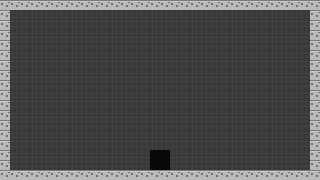

A level layout from a 2D game, rendered from its tile map. Below: a short description, then the map file with its tile-grid data intact:
An orthogonal 32x18 tile map with 10x10 px tiles, 3 tile layers (background, transparent, collision) and 1 object (door).

<map version="1.2" tiledversion="1.2.4" orientation="orthogonal" renderorder="right-down" width="32" height="18" tilewidth="10" tileheight="10" infinite="0" nextlayerid="10" nextobjectid="26">
 <tileset firstgid="1" name="tiles" tilewidth="10" tileheight="10" spacing="2" margin="2" tilecount="64" columns="8">
  <image source="tiles.png" width="100" height="100" />
 </tileset>
 <layer id="7" name="background" width="32" height="18">
  <properties>
   <property name="noCollision" value="" />
  </properties>
  <data encoding="csv">
33,34,33,34,33,34,33,34,33,34,33,34,33,34,33,34,33,34,33,34,33,34,33,34,33,34,33,34,33,34,33,34,
41,42,41,42,41,42,41,42,41,42,41,42,41,42,41,42,41,42,41,42,41,42,41,42,41,42,41,42,41,42,41,42,
33,34,33,34,33,34,33,34,33,34,33,34,33,34,33,34,33,34,33,34,33,34,33,34,33,34,33,34,33,34,33,34,
41,42,41,42,41,42,41,42,41,42,41,42,41,42,41,42,41,42,41,42,41,42,41,42,41,42,41,42,41,42,41,42,
33,34,33,34,33,34,33,34,33,34,33,34,33,34,33,34,33,34,33,34,33,34,33,34,33,34,33,34,33,34,33,34,
41,42,41,42,41,42,41,42,41,42,41,42,41,42,41,42,41,42,41,42,41,42,41,42,41,42,41,42,41,42,41,42,
33,34,33,34,33,34,33,34,33,34,33,34,33,34,33,34,33,34,33,34,33,34,33,34,33,34,33,34,33,34,33,34,
41,42,41,42,41,42,41,42,41,42,41,42,41,42,41,42,41,42,41,42,41,42,41,42,41,42,41,42,41,42,41,42,
33,34,33,34,33,34,33,34,33,34,33,34,33,34,33,34,33,34,33,34,33,34,33,34,33,34,33,34,33,34,33,34,
41,42,41,42,41,42,41,42,41,42,41,42,41,42,41,42,41,42,41,42,41,42,41,42,41,42,41,42,41,42,41,42,
33,34,33,34,33,34,33,34,33,34,33,34,33,34,33,34,33,34,33,34,33,34,33,34,33,34,33,34,33,34,33,34,
41,42,41,42,41,42,41,42,41,42,41,42,41,42,41,42,41,42,41,42,41,42,41,42,41,42,41,42,41,42,41,42,
33,34,33,34,33,34,33,34,33,34,33,34,33,34,33,34,33,34,33,34,33,34,33,34,33,34,33,34,33,34,33,34,
41,42,41,42,41,42,41,42,41,42,41,42,41,42,41,42,41,42,41,42,41,42,41,42,41,42,41,42,41,42,41,42,
33,34,33,34,33,34,33,34,33,34,33,34,33,34,33,34,33,34,33,34,33,34,33,34,33,34,33,34,33,34,33,34,
41,42,41,42,41,42,41,42,41,42,41,42,41,42,41,19,19,42,41,42,41,42,41,42,41,42,41,42,41,42,41,42,
33,34,33,34,33,34,33,34,33,34,33,34,33,34,33,19,19,34,33,34,33,34,33,34,33,34,33,34,33,34,33,34,
41,42,41,42,41,42,41,42,41,42,41,42,41,42,41,42,41,42,41,42,41,42,41,42,41,42,41,42,41,42,41,42
</data>
 </layer>
 <layer id="8" name="transparent" width="32" height="18">
  <properties>
   <property name="noCollision" value="" />
  </properties>
  <data encoding="csv">
0,0,0,0,0,0,0,0,0,0,0,0,0,0,0,0,0,0,0,0,0,0,0,0,0,0,0,0,0,0,0,0,
0,0,0,0,0,0,0,0,0,0,0,0,0,0,0,0,0,0,0,0,0,0,0,0,0,0,0,0,0,0,0,0,
0,0,0,0,0,0,0,0,0,0,0,0,0,0,0,0,0,0,0,0,0,0,0,0,0,0,0,0,0,0,0,0,
0,0,0,0,0,0,0,0,0,0,0,0,0,0,0,0,0,0,0,0,0,0,0,0,0,0,0,0,0,0,0,0,
0,0,0,0,0,0,0,0,0,0,0,0,0,0,0,0,0,0,0,0,0,0,0,0,0,0,0,0,0,0,0,0,
0,0,0,0,0,0,0,0,0,0,0,0,0,0,0,0,0,0,0,0,0,0,0,0,0,0,0,0,0,0,0,0,
0,0,0,0,0,0,0,0,0,0,0,0,0,0,0,0,0,0,0,0,0,0,0,0,0,0,0,0,0,0,0,0,
0,0,0,0,0,0,0,0,0,0,0,0,0,0,0,0,0,0,0,0,0,0,0,0,0,0,0,0,0,0,0,0,
0,0,0,0,0,0,0,0,0,0,0,0,0,0,0,0,0,0,0,0,0,0,0,0,0,0,0,0,0,0,0,0,
0,0,0,0,0,0,0,0,0,0,0,0,0,0,0,0,0,0,0,0,0,0,0,0,0,0,0,0,0,0,0,0,
0,0,0,0,0,0,0,0,0,0,0,0,0,0,0,0,0,0,0,0,0,0,0,0,0,0,0,0,0,0,0,0,
0,0,0,0,0,0,0,0,0,0,0,0,0,0,0,0,0,0,0,0,0,0,0,0,0,0,0,0,0,0,0,0,
0,0,0,0,0,0,0,0,0,0,0,0,0,0,0,0,0,0,0,0,0,0,0,0,0,0,0,0,0,0,0,0,
0,0,0,0,0,0,0,0,0,0,0,0,0,0,0,0,0,0,0,0,0,0,0,0,0,0,0,0,0,0,0,0,
0,0,0,0,0,0,0,0,0,0,0,0,0,0,0,0,0,0,0,0,0,0,0,0,0,0,0,0,0,0,0,0,
0,0,0,0,0,0,0,0,0,0,0,0,0,0,0,0,0,0,0,0,0,0,0,0,0,0,0,0,0,0,0,0,
0,0,0,0,0,0,0,0,0,0,0,0,0,0,0,0,0,0,0,0,0,0,0,0,0,0,0,0,0,0,0,0,
0,0,0,0,0,0,0,0,0,0,0,0,0,0,0,0,0,0,0,0,0,0,0,0,0,0,0,0,0,0,0,0
</data>
 </layer>
 <layer id="9" name="collision" width="32" height="18">
  <data encoding="csv">
2,2,2,2,2,2,2,2,2,2,2,2,2,2,2,2,2,2,2,2,2,2,2,2,2,2,2,2,2,2,2,2,
2,0,0,0,0,0,0,0,0,0,0,0,0,0,0,0,0,0,0,0,0,0,0,0,0,0,0,0,0,0,0,2,
2,0,0,0,0,0,0,0,0,0,0,0,0,0,0,0,0,0,0,0,0,0,0,0,0,0,0,0,0,0,0,2,
2,0,0,0,0,0,0,0,0,0,0,0,0,0,0,0,0,0,0,0,0,0,0,0,0,0,0,0,0,0,0,2,
2,0,0,0,0,0,0,0,0,0,0,0,0,0,0,0,0,0,0,0,0,0,0,0,0,0,0,0,0,0,0,2,
2,0,0,0,0,0,0,0,0,0,0,0,0,0,0,0,0,0,0,0,0,0,0,0,0,0,0,0,0,0,0,2,
2,0,0,0,0,0,0,0,0,0,0,0,0,0,0,0,0,0,0,0,0,0,0,0,0,0,0,0,0,0,0,2,
2,0,0,0,0,0,0,0,0,0,0,0,0,0,0,0,0,0,0,0,0,0,0,0,0,0,0,0,0,0,0,2,
2,0,0,0,0,0,0,0,0,0,0,0,0,0,0,0,0,0,0,0,0,0,0,0,0,0,0,0,0,0,0,2,
2,0,0,0,0,0,0,0,0,0,0,0,0,0,0,0,0,0,0,0,0,0,0,0,0,0,0,0,0,0,0,2,
2,0,0,0,0,0,0,0,0,0,0,0,0,0,0,0,0,0,0,0,0,0,0,0,0,0,0,0,0,0,0,2,
2,0,0,0,0,0,0,0,0,0,0,0,0,0,0,0,0,0,0,0,0,0,0,0,0,0,0,0,0,0,0,2,
2,0,0,0,0,0,0,0,0,0,0,0,0,0,0,0,0,0,0,0,0,0,0,0,0,0,0,0,0,0,0,2,
2,0,0,0,0,0,0,0,0,0,0,0,0,0,0,0,0,0,0,0,0,0,0,0,0,0,0,0,0,0,0,2,
2,0,0,0,0,0,0,0,0,0,0,0,0,0,0,0,0,0,0,0,0,0,0,0,0,0,0,0,0,0,0,2,
2,0,0,0,0,0,0,0,0,0,0,0,0,0,0,0,0,0,0,0,0,0,0,0,0,0,0,0,0,0,0,2,
2,0,0,0,0,0,0,0,0,0,0,0,0,0,0,0,0,0,0,0,0,0,0,0,0,0,0,0,0,0,0,2,
2,2,2,2,2,2,2,2,2,2,2,2,2,2,2,2,2,2,2,2,2,2,2,2,2,2,2,2,2,2,2,2
</data>
 </layer>
 <objectgroup id="6" name="info">
  <object id="25" type="door" x="154.333" y="149.166">
   <properties>
    <property name="goTo" value="room2" />
   </properties>
  </object>
 </objectgroup>
</map>
